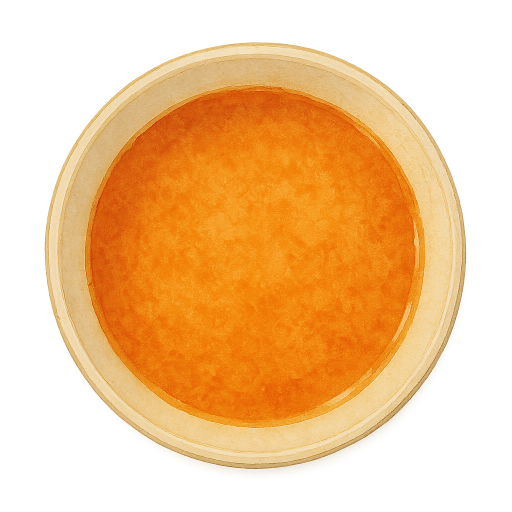
#> input picture dishes/broth.png, 1024 x 1024 px, found by its file name (shown at 1/2 size)
$ python combine.py
#> lines starting #> are read from the running program, lines starting #| are printed output that depends on the picture
from PIL import Image

def create_dish(bowl_path, noodle_path, topping_paths, output_path="final_dish.png"):
    """
    Layer images to create a final dish composition.

    Args:
        bowl_path: Path to bowl/broth image
        noodle_path: Path to noodles image
        topping_paths: List of 1-3 topping image paths
        output_path: Where to save the final image
    """
#> called with bowl_path = 'images/broth.png', noodle_path = 'images/noodle.png', output_path = 'images/my_fusion_dish.png'
    # Canvas size
    canvas_size = (1024, 1024)

    # Create transparent canvas
    final_image = Image.new('RGBA', canvas_size, (255, 255, 255, 0))

    # Define sizes (as percentages of canvas)
    sizes = {
        'bowl': 0.80,      # 80% of canvas
        'noodle': 0.60,    # 60% of canvas
        'topping': 0.40    # 40% of canvas
    }

    def resize_and_center(img, scale):
        """Resize image to scale and return centered position"""
        new_size = int(canvas_size[0] * scale)
        img_resized = img.resize((new_size, new_size), Image.Resampling.LANCZOS)

        # Calculate center position
        x = (canvas_size[0] - new_size) // 2
        y = (canvas_size[1] - new_size) // 2

        return img_resized, (x, y)

    # Layer 1: Bowl with broth
    bowl = Image.open(bowl_path).convert('RGBA')
#> bowl is the input picture: PIL image 1024x1024 RGBA; mean R, G, B, A 236.9, 181.3, 106.7, 137.7
    bowl_resized, bowl_pos = resize_and_center(bowl, sizes['bowl'])
#> in resize_and_center, `img_resized = img.resize((new_size, new_size), Image.Resampling.LANCZOS)`:
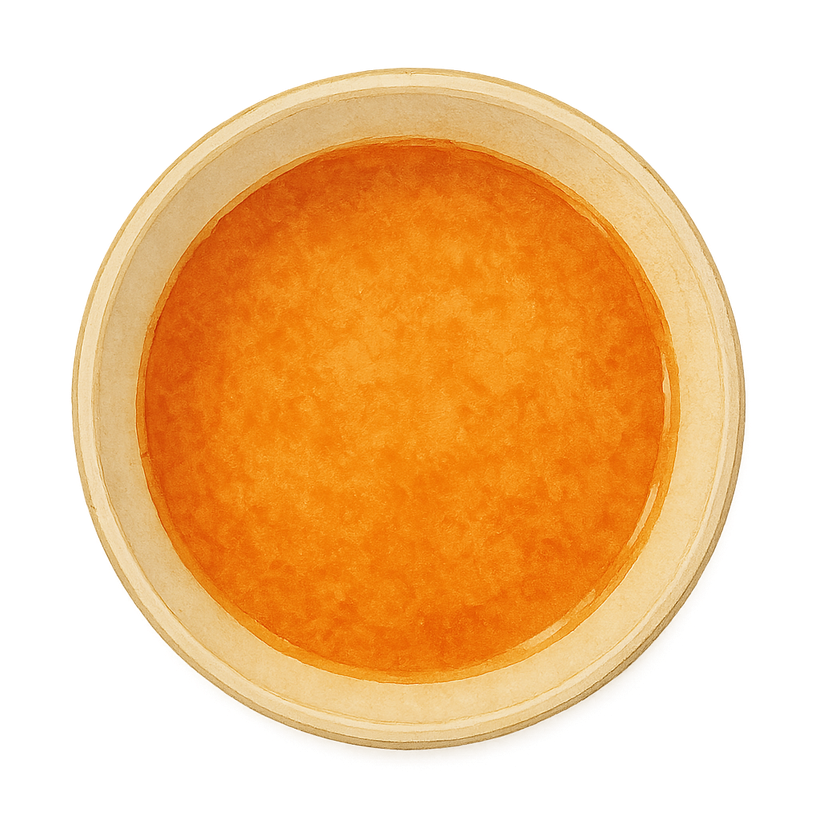
#> img_resized: PIL image 819x819 RGBA; mean R, G, B, A 130.5, 85.5, 34.4, 137.7; transparent parts drawn white
#> bowl_pos = (102, 102)
    final_image.paste(bowl_resized, bowl_pos, bowl_resized)

    # Layer 2: Noodles
    noodles = Image.open(noodle_path).convert('RGBA')
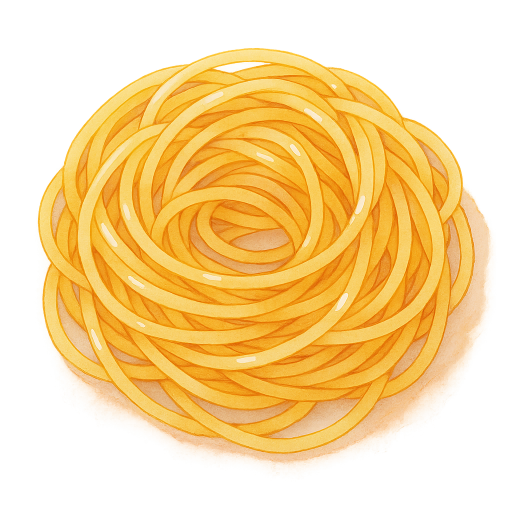
#> input picture dishes/noodle.png, 1024 x 1024 px, found by its file name (shown at 1/2 size)
#> noodles is the input picture: PIL image 1024x1024 RGBA; mean R, G, B, A 205.3, 155, 60.4, 140.1
    noodles_resized, noodles_pos = resize_and_center(noodles, sizes['noodle'])
#> call 2 of resize_and_center, with scale = 0.6
#> in resize_and_center (call 2), `img_resized = img.resize((new_size, new_size), Image.Resampling.LANCZOS)`:
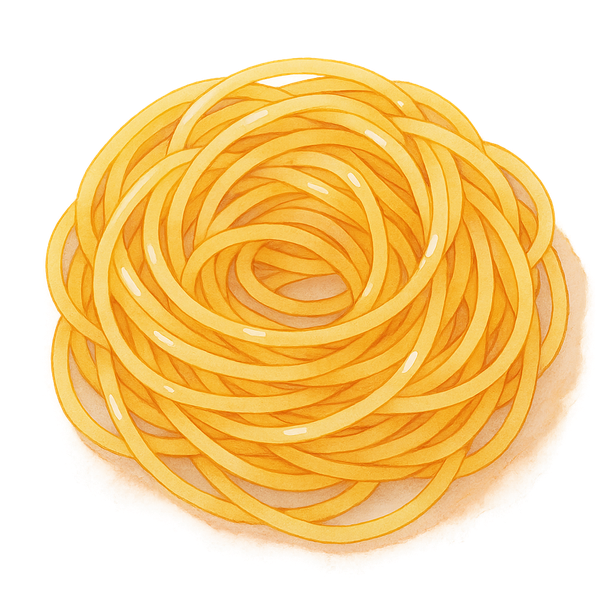
#> img_resized: PIL image 614x614 RGBA; mean R, G, B, A 144.8, 109.6, 45.9, 140.1; transparent parts drawn white
#> noodles_pos = (205, 205)
    final_image.paste(noodles_resized, noodles_pos, noodles_resized)
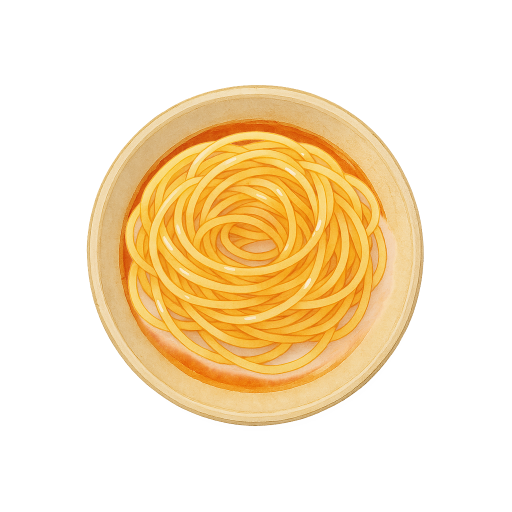
#> final_image: PIL image 1024x1024 RGBA (shown at 1/2 size); mean R, G, B, A 248.8, 230.1, 199, 87.2; transparent parts drawn white

    # Layer 3+: Toppings (scattered slightly for visual interest)
    offsets = [
        (0, -30),      # Topping 1: slightly up
        (-40, 25),     # Topping 2: left and down
        (40, 25)       # Topping 3: right and down
    ]

    for i, topping_path in enumerate(topping_paths[:3]):  # Max 3 toppings
        topping = Image.open(topping_path).convert('RGBA')
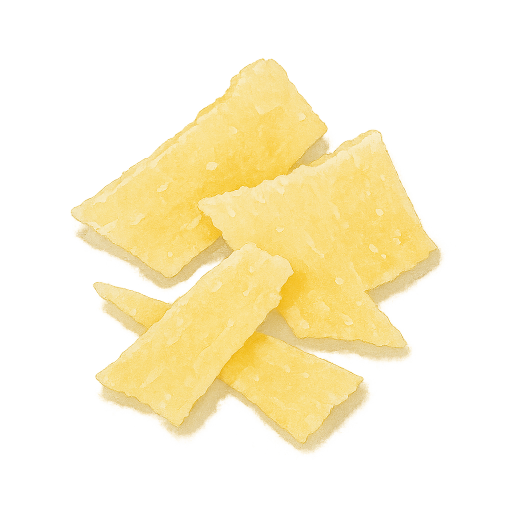
#> input picture dishes/topping3.png, 1024 x 1024 px, found by its file name (shown at 1/2 size)
#> topping is the input picture: PIL image 1024x1024 RGBA; mean R, G, B, A 250.8, 230.2, 159.5, 84.2
        topping_resized, base_pos = resize_and_center(topping, sizes['topping'])
#> call 3 of resize_and_center, with scale = 0.4
#> in resize_and_center (call 3), `img_resized = img.resize((new_size, new_size), Image.Resampling.LANCZOS)`:
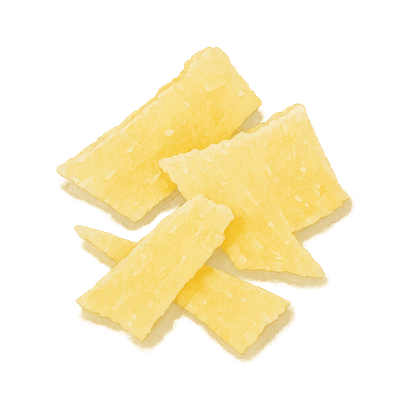
#> img_resized: PIL image 409x409 RGBA; mean R, G, B, A 89.3, 79.4, 47.9, 84.2; transparent parts drawn white
#> base_pos = (307, 307)

        # Apply offset for variety
        offset_x, offset_y = offsets[i] if i < len(offsets) else (0, 0)
        topping_pos = (base_pos[0] + offset_x, base_pos[1] + offset_y)
#> topping_pos = (307, 277)

        final_image.paste(topping_resized, topping_pos, topping_resized)
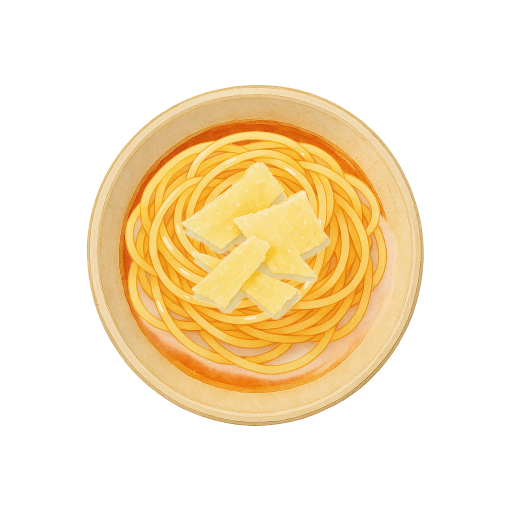
#> final_image: PIL image 1024x1024 RGBA (shown at 1/2 size); mean R, G, B, A 248.9, 232.4, 202.7, 87; transparent parts drawn white

    # Save final image
    final_image.save(output_path, 'PNG')
    print(f"✅ Dish created successfully: {output_path}")

    return output_path


# Example usage:
if __name__ == "__main__":
    # Test with your generated images
    bowl = "images/broth.png"
    noodles = "images/noodle.png"
    toppings = [
        "images/topping3.png"
    ]

    create_dish(bowl, noodles, toppings, "images/my_fusion_dish.png")
